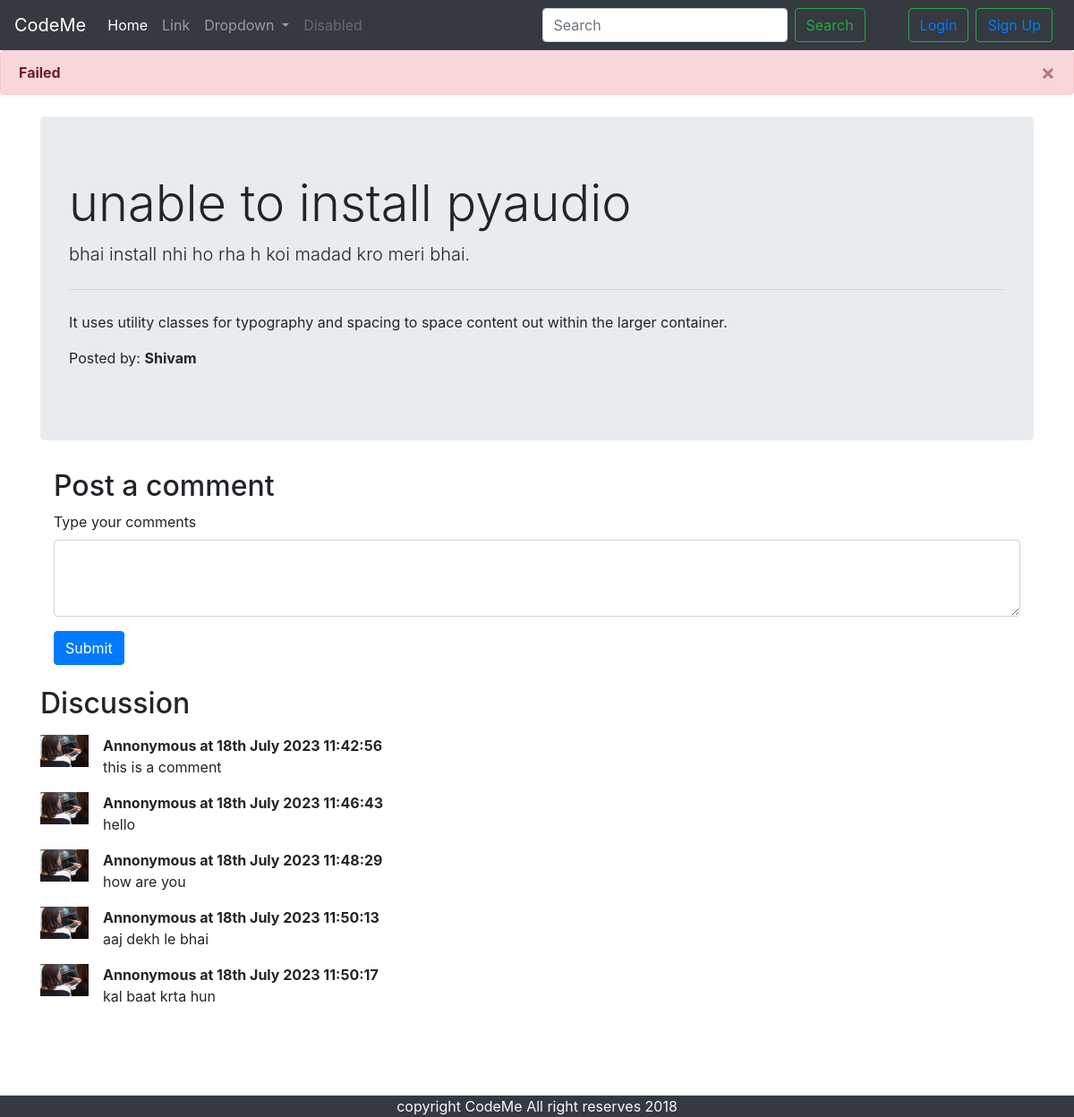
The app's page /thread.php?threadid=1 with its own data.
### tables this page shows
CREATE TABLE `threads` (
  `thread_id` int(7) NOT NULL,
  `thread_title` varchar(255) NOT NULL,
  `thread_desc` text NOT NULL,
  `thread_cat_id` int(7) NOT NULL,
  `thread_user_id` int(7) NOT NULL,
  `timestamp` datetime NOT NULL DEFAULT current_timestamp()
);

CREATE TABLE `comments` (
  `comment_id` int(8) NOT NULL,
  `comment_content` text NOT NULL,
  `thread_id` int(8) NOT NULL,
  `comment_by` int(8) NOT NULL,
  `comment_time` datetime NOT NULL DEFAULT current_timestamp()
);

### thread.php (the view, shortened to what this page needs)
<!DOCTYPE html>
<html lang="en">
<head>
    <link rel="stylesheet" href="https://cdn.jsdelivr.net/npm/bootstrap@4.5.3/dist/css/bootstrap.min.css"
>
</head>
<body>
    <?php
            require "headers/dbconnect.php";
            require "headers/nav.php";
  ?>
    <div class="container my-4">
    <?php
      $id=$_GET['threadid'];
      $sql="SELECT * FROM threads where thread_id='$id'";
      $result=mysqli_query($conn, $sql);
      while ($row=mysqli_fetch_assoc($result)) {
        $title=$row['thread_title'];
        $desc=$row['thread_desc'];
      }
      ?>
      <div class='jumbotron'>
        <h1 class='display-4'> <?php echo $title ?> </h1>
        <p class='lead'><?php echo $desc ?></p>
        <hr class='my-4'>
        <p>It uses utility classes for typography and spacing to space content out within the larger container.</p>
      <p>Posted by: <b>Shivam</b> </p>
    </div>
    <div class="container">
      <h2>Post a comment</h2>
      <form action="<?php $_SERVER['REQUEST_URI']?>" method="post">
        <div class="form-group">
          <label for="exampleFormControlTextarea1">Type your comments</label>
          <textarea class="form-control" id="exampleFormControlTextarea1" rows="3" name="comment"></textarea>
        </div>
        <button type="submit" class="btn btn-primary">Submit</button>
      </form>
    </div>
    </div>
    <div class="container my-4" id="ques">
        <h2>Discussion</h2>
         <?php
      $sql="SELECT * FROM `comments` WHERE thread_id= $id";
      $result=mysqli_query($conn, $sql);
      while ($row=mysqli_fetch_assoc($result)) {
        $comment=$row['comment_content'];
        $time=date("dS F Y g:i:s ",strtotime($row['comment_time']));
        echo "    <div class='media my-3'>
        <img src='img/slide-1.jpeg' class='mr-3' alt='...' width='54px'>
        <div class='media-body'>
        <p class='font-weight-bold my-0'>Annonymous at ".$time."</p>
         ".$comment."
        </div>
      </div>";
      }
      ?>
    </div>
    <?php
            require "headers/footer.php";
  ?>
</body>
</html>

### thread.php (style rules this page uses)
#ques { min-height:433px; }

### records on screen
threads: thread_title "unable to install pyaudio", thread_desc "bhai install nhi ho rha h koi madad kro meri bhai."
comments: comment_time "18th July 2023 11:42:56", comment_content "this is a comment"
comments: comment_time "18th July 2023 11:46:43", comment_content "hello"
comments: comment_time "18th July 2023 11:48:29", comment_content "how are you"
comments: comment_time "18th July 2023 11:50:13", comment_content "aaj dekh le bhai"
comments: comment_time "18th July 2023 11:50:17", comment_content "kal baat krta hun"
